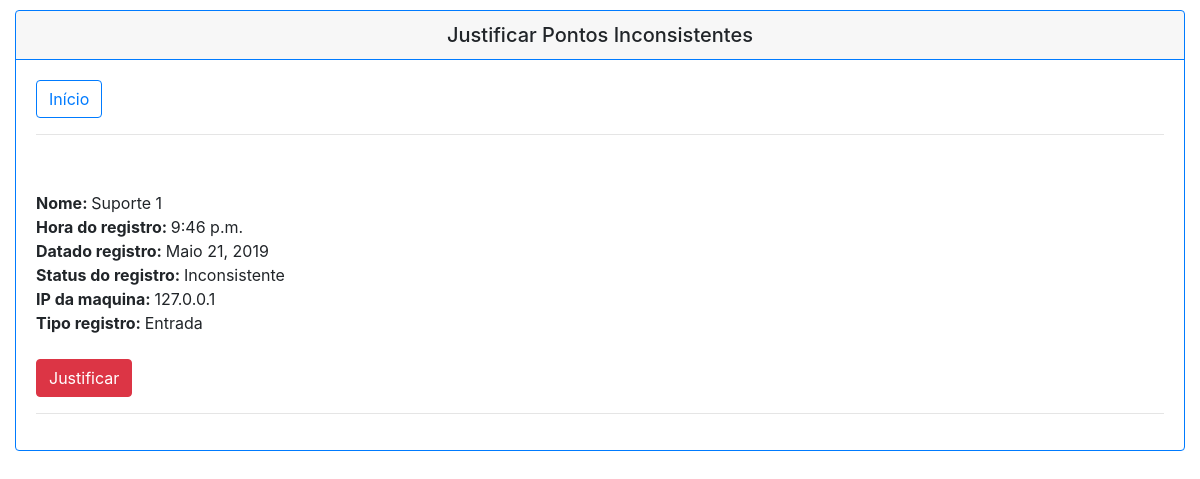
/nao/justificados/ (signed in), run on the app's committed database.
### app_ponto/models.py (models this page shows, shortened)
class Frequencia(models.Model):
    funcionario = models.ForeignKey(Funcionario, on_delete=models.SET_NULL, blank=True, null=True, verbose_name='Funcionário')
    hora_ponto = models.TimeField('Hora de entrada 1', blank=True, null=True)
    tipo_ponto = models.ForeignKey(TipoPonto, on_delete=models.SET_NULL, blank=True, null=True, verbose_name='Tipo ponto')
    data_resgistro = models.DateField('Data do registro', auto_now_add=True, blank=True, null=True)
    status_ponto = models.ForeignKey(StatusPonto, on_delete=models.SET_NULL, blank=True, null=True, verbose_name='Status ponto')
    ip_registro = models.CharField(max_length=20, default=pegar_ip(), editable=False, blank=True, null=True)
    juntificativa = models.TextField(blank=True, null=True)

class Funcionario(models.Model):
    usuario = models.OneToOneField(User, on_delete=models.SET_NULL, blank=True, null=True, verbose_name='Usuário')
    lider = models.ForeignKey('Funcionario', on_delete=models.SET_NULL, blank=True, null=True, verbose_name='Lider')
    cargo = models.ForeignKey(CargoFuncionario, on_delete=models.SET_NULL, blank=True, null=True, verbose_name='Cargo do funcionário')
    conf_hora = models.ForeignKey(ConfiguracaoHora, on_delete=models.SET_NULL, blank=True, null=True, verbose_name='COnfiguração da hora')
    nome = models.CharField('Nome do funcionário', max_length=128)

class StatusPonto(models.Model):
    descricao = models.CharField('Descrição', max_length=128)
    def __str__(self):
        return self.descricao

class TipoPonto(models.Model):
    descricao = models.CharField('Descrição', max_length=128)
    def __str__(self):
        return self.descricao

### app_ponto/views.py (the view)
# urls.py: path('nao/justificados/', lista_nao_justificados, name='nao_justificados'),
def lista_nao_justificados(request):
    frequencia = Frequencia.objects.all()
    user = request.user
    return render(request, 'app_ponto/nao_justificados.html', {'frequencia': frequencia, 'user': user})

### app_ponto/templates/app_ponto/nao_justificados.html (shortened to what this page needs)
{% if user.is_authenticated %}
<!DOCTYPE html>
<html>
    <head>
        <link rel="stylesheet" href="https://stackpath.bootstrapcdn.com/bootstrap/4.3.1/css/bootstrap.min.css">
    </head>
    <body>
            <div class="container col-md-12" style="margin-top: 10px">
                <div class="card border-primary mb-3">
                    <h5 class="card-header text-center border-primary">Justificar Pontos Inconsistentes</h5>
                    <div class="card-body">
                        <div>
                            <a class="btn btn-outline-primary" href="{% url 'home'%}" role="button">Início</a>
                        </div>
                        <hr>
                        <br>
                            <div>
								    {% for funcionario in frequencia %}
										{% if funcionario.funcionario.usuario == user %}
											{% if funcionario.status_ponto.descricao == "Inconsistente" and funcionario.tipo_ponto.descricao == "Entrada" %}
												<div>
                                                     <b>Nome: </b>{{ funcionario.funcionario.nome }}
                                                     <br>
                                                     <b>Hora do registro: </b>{{ funcionario.hora_ponto }}
													 <br>
                                                     <b>Datado registro: </b>{{ funcionario.data_resgistro }}
                                                     <br>
                                                     <b>Status do registro: </b>{{ funcionario.status_ponto }}
                                                     <br>
                                                     <b>IP da maquina: </b>{{ funcionario.ip_registro }}
                                                     <br>
													 <b>Tipo registro: </b> {{ funcionario.tipo_ponto }}
												 </div>
                                                    <br>
													{% if funcionario.juntificativa != Null and funcionario.juntificativa != '' %}
														<p><b> Justificativa: </b>{{ funcionario.juntificativa }}</p>
													{% else %}
														<a class="btn btn-danger" href="justificar/{{funcionario.pk}}" role="button">Justificar</a>
													{% endif %}
												<hr>
											{% endif %}
										{% endif %}
									{% endfor %}
                            </div>
                    </div>
                </div>
            </div>
    </body>
</html>
{% endif %}

### data on the page
Frequencia: funcionario.nome "Suporte 1", hora_ponto "9:46 p.m.", data_resgistro "Maio 21, 2019", status_ponto "Inconsistente", ip_registro "127.0.0.1", tipo_ponto "Entrada"
